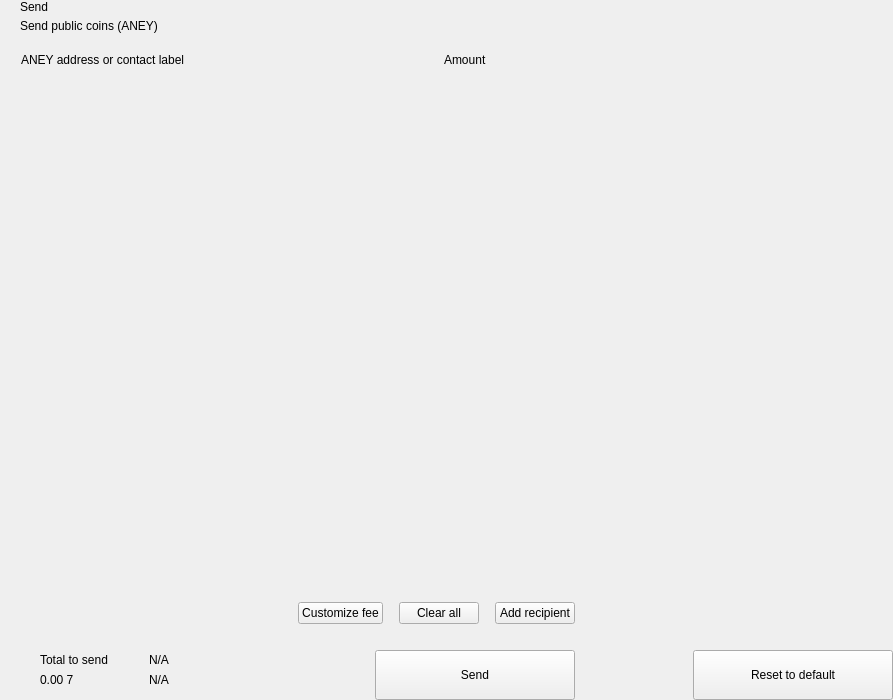
<?xml version="1.0" encoding="UTF-8"?>
<ui version="4.0">
 <class>send</class>
 <widget class="QWidget" name="send">
  <property name="geometry">
   <rect>
    <x>0</x>
    <y>0</y>
    <width>893</width>
    <height>700</height>
   </rect>
  </property>
  <property name="windowTitle">
   <string>Form</string>
  </property>
  <layout class="QHBoxLayout" name="horizontalLayout_2" stretch="2,1">
   <property name="spacing">
    <number>0</number>
   </property>
   <property name="leftMargin">
    <number>0</number>
   </property>
   <property name="topMargin">
    <number>0</number>
   </property>
   <property name="rightMargin">
    <number>0</number>
   </property>
   <property name="bottomMargin">
    <number>0</number>
   </property>
   <item>
    <widget class="QWidget" name="left" native="true">
     <layout class="QVBoxLayout" name="verticalLayout_3">
      <property name="spacing">
       <number>0</number>
      </property>
      <property name="leftMargin">
       <number>0</number>
      </property>
      <property name="topMargin">
       <number>0</number>
      </property>
      <property name="rightMargin">
       <number>0</number>
      </property>
      <property name="bottomMargin">
       <number>0</number>
      </property>
      <item>
       <layout class="QVBoxLayout" name="verticalLayout_22" stretch="0,0,0,1,0,0,0,0">
        <property name="spacing">
         <number>0</number>
        </property>
        <item>
         <layout class="QHBoxLayout" name="horizontalLayout_3">
          <property name="spacing">
           <number>0</number>
          </property>
          <property name="leftMargin">
           <number>20</number>
          </property>
          <property name="rightMargin">
           <number>20</number>
          </property>
          <item>
           <layout class="QVBoxLayout" name="verticalLayout">
            <property name="spacing">
             <number>5</number>
            </property>
            <item>
             <widget class="QLabel" name="labelTitle">
              <property name="text">
               <string>Send</string>
              </property>
              <property name="alignment">
               <set>Qt::AlignLeading|Qt::AlignLeft|Qt::AlignVCenter</set>
              </property>
             </widget>
            </item>
            <item>
             <widget class="QLabel" name="labelSubtitle1">
              <property name="text">
               <string>Send public coins (ANEY)</string>
              </property>
             </widget>
            </item>
           </layout>
          </item>
          <item>
           <spacer name="horizontalSpacer">
            <property name="orientation">
             <enum>Qt::Horizontal</enum>
            </property>
            <property name="sizeHint" stdset="0">
             <size>
              <width>40</width>
              <height>20</height>
             </size>
            </property>
           </spacer>
          </item>
         </layout>
        </item>
        <item>
         <spacer name="verticalSpacer_2">
          <property name="orientation">
           <enum>Qt::Vertical</enum>
          </property>
          <property name="sizeType">
           <enum>QSizePolicy::Fixed</enum>
          </property>
          <property name="sizeHint" stdset="0">
           <size>
            <width>20</width>
            <height>20</height>
           </size>
          </property>
         </spacer>
        </item>
        <item>
         <layout class="QHBoxLayout" name="horizontalLayout" stretch="6,0,2">
          <property name="spacing">
           <number>0</number>
          </property>
          <property name="leftMargin">
           <number>10</number>
          </property>
          <property name="topMargin">
           <number>0</number>
          </property>
          <property name="rightMargin">
           <number>20</number>
          </property>
          <property name="bottomMargin">
           <number>0</number>
          </property>
          <item>
           <widget class="QLabel" name="labelSubtitleAddress">
            <property name="styleSheet">
             <string notr="true">margin-left:8px;</string>
            </property>
            <property name="text">
             <string>ANEY address or contact label</string>
            </property>
           </widget>
          </item>
          <item>
           <spacer name="horizontalSpacer_3">
            <property name="orientation">
             <enum>Qt::Horizontal</enum>
            </property>
            <property name="sizeType">
             <enum>QSizePolicy::Fixed</enum>
            </property>
            <property name="sizeHint" stdset="0">
             <size>
              <width>40</width>
              <height>1</height>
             </size>
            </property>
           </spacer>
          </item>
          <item>
           <widget class="QLabel" name="labelSubtitleAmount">
            <property name="text">
             <string>Amount</string>
            </property>
           </widget>
          </item>
         </layout>
        </item>
        <item>
         <widget class="QScrollArea" name="scrollArea">
          <property name="minimumSize">
           <size>
            <width>0</width>
            <height>350</height>
           </size>
          </property>
          <property name="styleSheet">
           <string notr="true">#scrollArea {
            background:transparent;
            margin-top:10px;
}</string>
          </property>
          <property name="horizontalScrollBarPolicy">
           <enum>Qt::ScrollBarAlwaysOff</enum>
          </property>
          <property name="sizeAdjustPolicy">
           <enum>QAbstractScrollArea::AdjustIgnored</enum>
          </property>
          <property name="widgetResizable">
           <bool>true</bool>
          </property>
          <property name="alignment">
           <set>Qt::AlignLeading|Qt::AlignLeft|Qt::AlignTop</set>
          </property>
          <widget class="QWidget" name="scrollAreaWidgetContents">
           <property name="geometry">
            <rect>
             <x>0</x>
             <y>0</y>
             <width>591</width>
             <height>16</height>
            </rect>
           </property>
           <property name="sizePolicy">
            <sizepolicy hsizetype="Preferred" vsizetype="Maximum">
             <horstretch>0</horstretch>
             <verstretch>0</verstretch>
            </sizepolicy>
           </property>
           <property name="autoFillBackground">
            <bool>false</bool>
           </property>
           <property name="styleSheet">
            <string notr="true">#scrollAreaWidgetContents {
             background:transparent;
             }</string>
           </property>
           <layout class="QVBoxLayout" name="verticalLayout_7">
            <property name="spacing">
             <number>0</number>
            </property>
            <property name="sizeConstraint">
             <enum>QLayout::SetDefaultConstraint</enum>
            </property>
            <property name="leftMargin">
             <number>0</number>
            </property>
            <property name="topMargin">
             <number>0</number>
            </property>
            <property name="rightMargin">
             <number>0</number>
            </property>
            <property name="bottomMargin">
             <number>0</number>
            </property>
           </layout>
          </widget>
         </widget>
        </item>
        <item>
         <spacer name="verticalSpacer_4">
          <property name="orientation">
           <enum>Qt::Vertical</enum>
          </property>
          <property name="sizeType">
           <enum>QSizePolicy::Fixed</enum>
          </property>
          <property name="sizeHint" stdset="0">
           <size>
            <width>20</width>
            <height>20</height>
           </size>
          </property>
         </spacer>
        </item>
        <item>
         <layout class="QHBoxLayout" name="horizontalLayout_20">
          <property name="spacing">
           <number>6</number>
          </property>
          <property name="leftMargin">
           <number>20</number>
          </property>
          <property name="rightMargin">
           <number>20</number>
          </property>
          <item>
           <spacer name="horizontalSpacer_4">
            <property name="orientation">
             <enum>Qt::Horizontal</enum>
            </property>
            <property name="sizeHint" stdset="0">
             <size>
              <width>10</width>
              <height>20</height>
             </size>
            </property>
           </spacer>
          </item>
          <item>
           <widget class="QPushButton" name="pushButtonFee">
            <property name="focusPolicy">
             <enum>Qt::NoFocus</enum>
            </property>
            <property name="text">
             <string>Customize fee</string>
            </property>
           </widget>
          </item>
          <item>
           <spacer name="horizontalSpacer_11">
            <property name="orientation">
             <enum>Qt::Horizontal</enum>
            </property>
            <property name="sizeType">
             <enum>QSizePolicy::Minimum</enum>
            </property>
            <property name="sizeHint" stdset="0">
             <size>
              <width>10</width>
              <height>20</height>
             </size>
            </property>
           </spacer>
          </item>
          <item>
           <widget class="QPushButton" name="pushButtonClear">
            <property name="focusPolicy">
             <enum>Qt::NoFocus</enum>
            </property>
            <property name="layoutDirection">
             <enum>Qt::RightToLeft</enum>
            </property>
            <property name="text">
             <string>Clear all</string>
            </property>
           </widget>
          </item>
          <item>
           <spacer name="horizontalSpacer_6">
            <property name="orientation">
             <enum>Qt::Horizontal</enum>
            </property>
            <property name="sizeType">
             <enum>QSizePolicy::Fixed</enum>
            </property>
            <property name="sizeHint" stdset="0">
             <size>
              <width>10</width>
              <height>20</height>
             </size>
            </property>
           </spacer>
          </item>
          <item>
           <widget class="QPushButton" name="pushButtonAddRecipient">
            <property name="focusPolicy">
             <enum>Qt::NoFocus</enum>
            </property>
            <property name="text">
             <string>Add recipient</string>
            </property>
           </widget>
          </item>
         </layout>
        </item>
        <item>
         <spacer name="verticalSpacer">
          <property name="orientation">
           <enum>Qt::Vertical</enum>
          </property>
          <property name="sizeType">
           <enum>QSizePolicy::Fixed</enum>
          </property>
          <property name="sizeHint" stdset="0">
           <size>
            <width>20</width>
            <height>16</height>
           </size>
          </property>
         </spacer>
        </item>
        <item>
         <layout class="QHBoxLayout" name="horizontalLayout_7">
          <property name="rightMargin">
           <number>20</number>
          </property>
          <item>
           <layout class="QHBoxLayout" name="horizontalLayout_10">
            <property name="spacing">
             <number>0</number>
            </property>
            <property name="leftMargin">
             <number>8</number>
            </property>
            <item>
             <widget class="QStackedWidget" name="stackedWidget">
              <property name="minimumSize">
               <size>
                <width>0</width>
                <height>60</height>
               </size>
              </property>
              <property name="maximumSize">
               <size>
                <width>16777215</width>
                <height>60</height>
               </size>
              </property>
              <widget class="QWidget" name="page1">
               <layout class="QVBoxLayout" name="verticalLayout_71" stretch="0">
                <property name="spacing">
                 <number>6</number>
                </property>
                <property name="leftMargin">
                 <number>12</number>
                </property>
                <property name="topMargin">
                 <number>0</number>
                </property>
                <property name="rightMargin">
                 <number>0</number>
                </property>
                <property name="bottomMargin">
                 <number>0</number>
                </property>
                <item>
                 <widget class="QWidget" name="coinWidget" native="true">
                  <property name="minimumSize">
                   <size>
                    <width>0</width>
                    <height>60</height>
                   </size>
                  </property>
                  <property name="maximumSize">
                   <size>
                    <width>16777215</width>
                    <height>60</height>
                   </size>
                  </property>
                  <layout class="QHBoxLayout" name="horizontalLayout_9">
                   <property name="spacing">
                    <number>0</number>
                   </property>
                   <property name="leftMargin">
                    <number>20</number>
                   </property>
                   <property name="topMargin">
                    <number>10</number>
                   </property>
                   <property name="rightMargin">
                    <number>20</number>
                   </property>
                   <property name="bottomMargin">
                    <number>10</number>
                   </property>
                   <item>
                    <layout class="QVBoxLayout" name="verticalSend">
                     <property name="spacing">
                      <number>0</number>
                     </property>
                     <item>
                      <widget class="QLabel" name="labelTitleTotalSend">
                       <property name="text">
                        <string>Total to send</string>
                       </property>
                      </widget>
                     </item>
                     <item>
                      <widget class="QLabel" name="labelAmountSend">
                       <property name="text">
                        <string notr="true">0.00 7</string>
                       </property>
                      </widget>
                     </item>
                    </layout>
                   </item>
                   <item>
                    <spacer name="horizontalSpacer_9">
                     <property name="orientation">
                      <enum>Qt::Horizontal</enum>
                     </property>
                     <property name="sizeType">
                      <enum>QSizePolicy::Fixed</enum>
                     </property>
                     <property name="sizeHint" stdset="0">
                      <size>
                       <width>20</width>
                       <height>20</height>
                      </size>
                     </property>
                    </spacer>
                   </item>
                   <item>
                    <widget class="QLabel" name="labelLine">
                     <property name="minimumSize">
                      <size>
                       <width>1</width>
                       <height>0</height>
                      </size>
                     </property>
                     <property name="maximumSize">
                      <size>
                       <width>1</width>
                       <height>16777215</height>
                      </size>
                     </property>
                     <property name="text">
                      <string/>
                     </property>
                    </widget>
                   </item>
                   <item>
                    <spacer name="horizontalSpacer_10">
                     <property name="orientation">
                      <enum>Qt::Horizontal</enum>
                     </property>
                     <property name="sizeType">
                      <enum>QSizePolicy::Fixed</enum>
                     </property>
                     <property name="sizeHint" stdset="0">
                      <size>
                       <width>20</width>
                       <height>20</height>
                      </size>
                     </property>
                    </spacer>
                   </item>
                   <item>
                    <layout class="QVBoxLayout" name="verticalRemaining">
                     <property name="spacing">
                      <number>0</number>
                     </property>
                     <item>
                      <widget class="QLabel" name="labelTitleTotalRemaining">
                       <property name="text">
                        <string notr="true">N/A</string>
                       </property>
                      </widget>
                     </item>
                     <item>
                      <widget class="QLabel" name="labelAmountRemaining">
                       <property name="text">
                        <string notr="true">N/A</string>
                       </property>
                      </widget>
                     </item>
                    </layout>
                   </item>
                  </layout>
                 </widget>
                </item>
               </layout>
              </widget>
              <widget class="QWidget" name="page_2"/>
             </widget>
            </item>
           </layout>
          </item>
          <item>
           <spacer name="horizontalSpacer_5">
            <property name="orientation">
             <enum>Qt::Horizontal</enum>
            </property>
            <property name="sizeType">
             <enum>QSizePolicy::Expanding</enum>
            </property>
            <property name="sizeHint" stdset="0">
             <size>
              <width>40</width>
              <height>20</height>
             </size>
            </property>
           </spacer>
          </item>
          <item alignment="Qt::AlignBottom">
           <widget class="QPushButton" name="pushButtonSave">
            <property name="minimumSize">
             <size>
              <width>200</width>
              <height>50</height>
             </size>
            </property>
            <property name="maximumSize">
             <size>
              <width>200</width>
              <height>50</height>
             </size>
            </property>
            <property name="focusPolicy">
             <enum>Qt::NoFocus</enum>
            </property>
            <property name="text">
             <string>Send</string>
            </property>
           </widget>
          </item>
         </layout>
        </item>
       </layout>
      </item>
     </layout>
    </widget>
   </item>
   <item>
    <widget class="QWidget" name="right" native="true">
     <layout class="QVBoxLayout" name="verticalLayout_5">
      <property name="leftMargin">
       <number>0</number>
      </property>
      <property name="topMargin">
       <number>0</number>
      </property>
      <property name="rightMargin">
       <number>0</number>
      </property>
      <property name="bottomMargin">
       <number>0</number>
      </property>
      <item>
       <layout class="QVBoxLayout" name="verticalLayout_4">
        <property name="spacing">
         <number>6</number>
        </property>
        <item>
         <widget class="OptionButton" name="btnCoinControl" native="true">
          <property name="minimumSize">
           <size>
            <width>0</width>
            <height>50</height>
           </size>
          </property>
         </widget>
        </item>
        <item>
         <widget class="OptionButton" name="btnChangeAddress" native="true">
          <property name="minimumSize">
           <size>
            <width>0</width>
            <height>50</height>
           </size>
          </property>
         </widget>
        </item>
        <item>
         <widget class="OptionButton" name="btnUri" native="true">
          <property name="minimumSize">
           <size>
            <width>0</width>
            <height>50</height>
           </size>
          </property>
         </widget>
        </item>
        <item>
         <spacer name="verticalSpacer_5">
          <property name="orientation">
           <enum>Qt::Vertical</enum>
          </property>
          <property name="sizeHint" stdset="0">
           <size>
            <width>20</width>
            <height>40</height>
           </size>
          </property>
         </spacer>
        </item>
        <item>
         <layout class="QHBoxLayout" name="horizontalLayout_8">
          <item>
           <spacer name="horizontalSpacer_7">
            <property name="orientation">
             <enum>Qt::Horizontal</enum>
            </property>
            <property name="sizeHint" stdset="0">
             <size>
              <width>40</width>
              <height>20</height>
             </size>
            </property>
           </spacer>
          </item>
          <item>
           <widget class="QPushButton" name="pushButtonReset">
            <property name="minimumSize">
             <size>
              <width>200</width>
              <height>50</height>
             </size>
            </property>
            <property name="maximumSize">
             <size>
              <width>200</width>
              <height>50</height>
             </size>
            </property>
            <property name="focusPolicy">
             <enum>Qt::NoFocus</enum>
            </property>
            <property name="text">
             <string>Reset to default</string>
            </property>
           </widget>
          </item>
         </layout>
        </item>
       </layout>
      </item>
     </layout>
    </widget>
   </item>
  </layout>
 </widget>
 <customwidgets>
  <customwidget>
   <class>OptionButton</class>
   <extends>QWidget</extends>
   <header>qt/pivx/optionbutton.h</header>
   <container>1</container>
  </customwidget>
 </customwidgets>
 <resources/>
 <connections/>
</ui>
